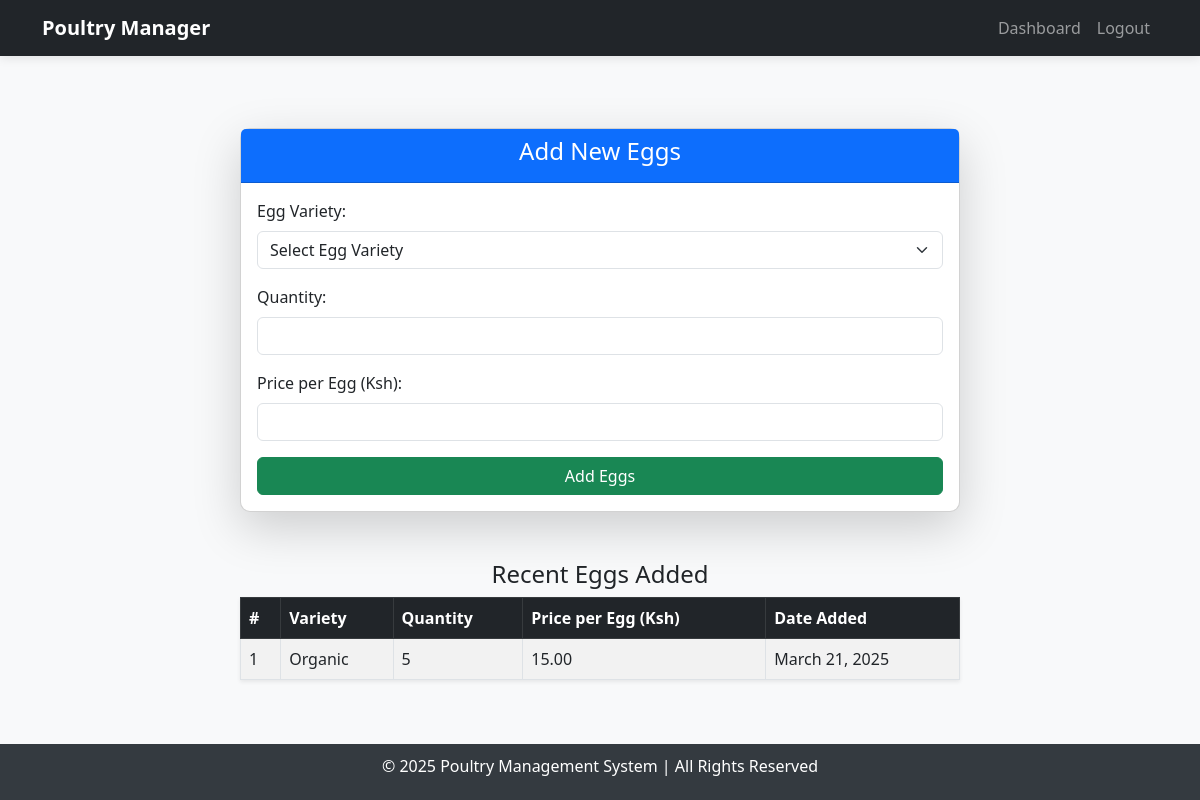
/add_eggs/ (signed in), run on an earlier commit of the app's database.
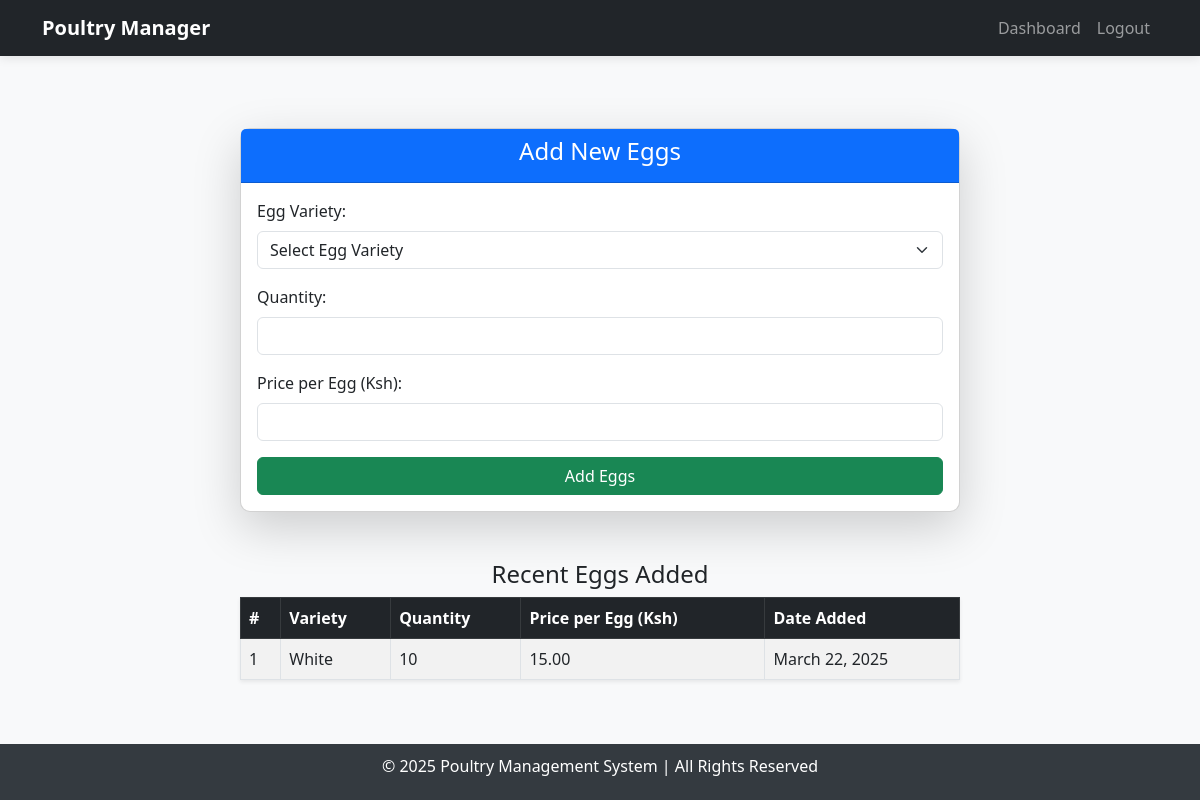
And on a later commit of the database.
### poultry/models.py (models this page shows, shortened)
class Egg(models.Model):
    VARIETY_CHOICES = [
        ('white', 'White'),
        ('brown', 'Brown'),
        ('organic', 'Organic'),
        ('free_range', 'Free Range'),
    ]
    variety = models.CharField(max_length=20, choices=VARIETY_CHOICES,null=True, blank=True)
    quantity = models.PositiveIntegerField()
    price_per_egg = models.DecimalField(max_digits=10, decimal_places=2, null=True, blank=True)
    collected_date = models.DateField(auto_now_add=True)

### poultry/views.py (the view, shortened to what this page needs)
# urls.py: path('add_eggs/', add_eggs, name='add_eggs'),
@login_required
def add_eggs(request):
    return render(request, "poultry/add_eggs.html", {
        "eggs": Egg.objects.all(),
    })

### poultry/templates/poultry/add_eggs.html (shortened to what this page needs)
{% extends 'base.html' %}
{% load static %}
{% block content %}
<div class="container mt-5">
    <div class="row justify-content-center">
        <div class="col-md-8">
            <div class="card shadow-lg">
                <div class="card-header bg-primary text-white text-center">
                    <h4>Add New Eggs</h4>
                </div>
                <div class="card-body">
                    <form method="POST">
                        <div class="mb-3">
                            <label class="form-label">Egg Variety:</label>
                            <select name="egg_variety" class="form-select" required>
                                <option value="">Select Egg Variety</option>
                            </select>
                        </div>
                        <div class="mb-3">
                            <label class="form-label">Quantity:</label>
                            <input type="number" name="quantity" class="form-control" required>
                        </div>
                        <div class="mb-3">
                            <label class="form-label">Price per Egg (Ksh):</label>
                            <input type="number" name="price_per_egg" class="form-control" required>
                        </div>
                        <button type="submit" class="btn btn-success w-100">Add Eggs</button>
                    </form>
                </div>
            </div>
            <div class="mt-5">
            <h4 class="text-center">Recent Eggs Added</h4>
            <table class="table table-bordered table-striped shadow-sm">
                <thead class="table-dark">
                    <tr>
                        <th>#</th>
                        <th>Variety</th>
                        <th>Quantity</th>
                        <th>Price per Egg (Ksh)</th>
                        <th>Date Added</th>
                    </tr>
                </thead>
                <tbody>
                    {% for egg in eggs %}
                    <tr>
                        <td>{{ forloop.counter }}</td>
                        <td>{{ egg.variety|title }}</td>
                        <td>{{ egg.quantity }}</td>
                        <td>{{ egg.price_per_egg }}</td>
                        <td>{{ egg.collected_date }}</td>
                    </tr>
                    {% empty %}
                    <tr>
                        <td colspan="5" class="text-center text-muted">No eggs recorded yet.</td>
                    </tr>
                    {% endfor %}
                </tbody>
            </table>
            </div>
        </div>
    </div>
</div>
{% endblock %}

What changed in the data, as far as the page shows it:
removed Egg: variety "Organic", quantity "5", price_per_egg "15.00", collected_date "March 21, 2025"
added Egg: variety "White", quantity "10", price_per_egg "15.00", collected_date "March 22, 2025"
